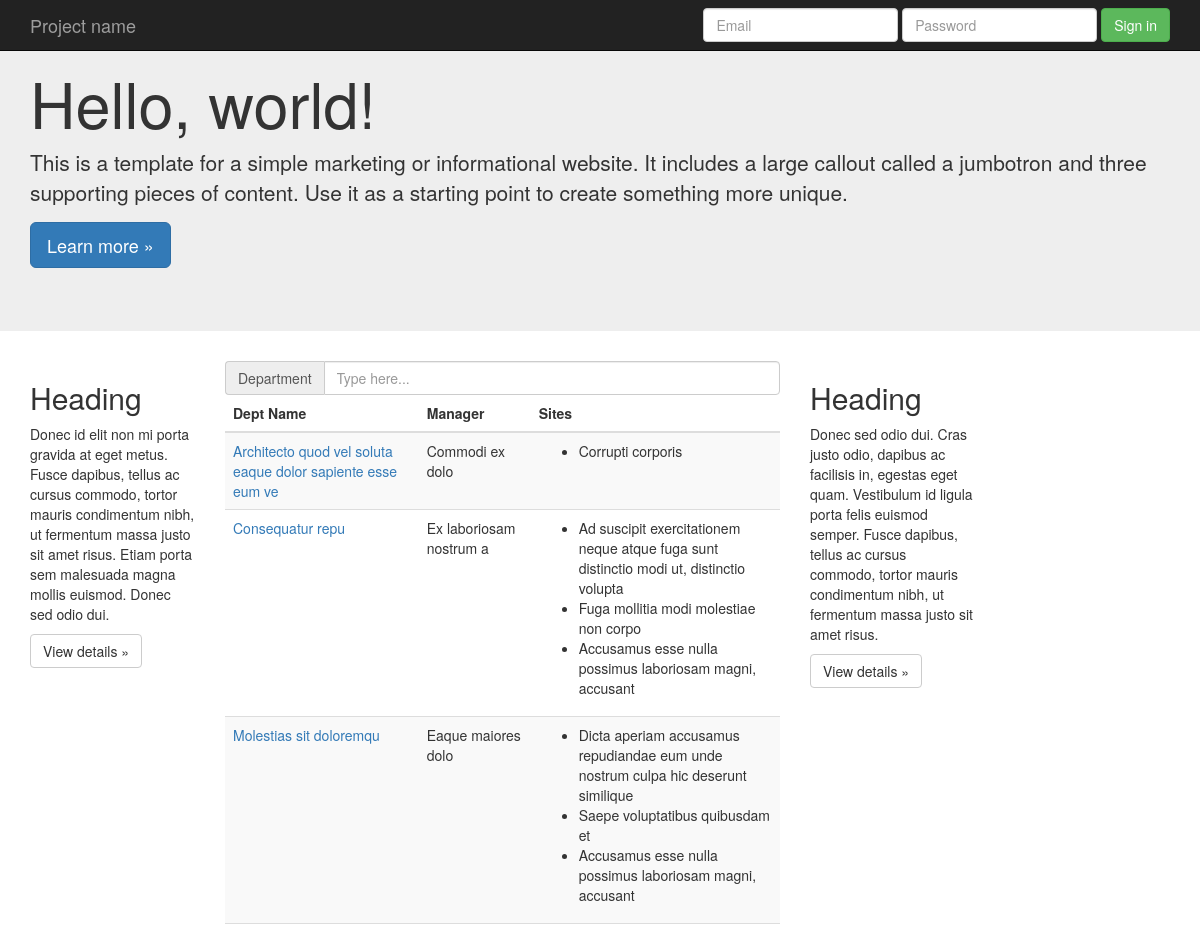
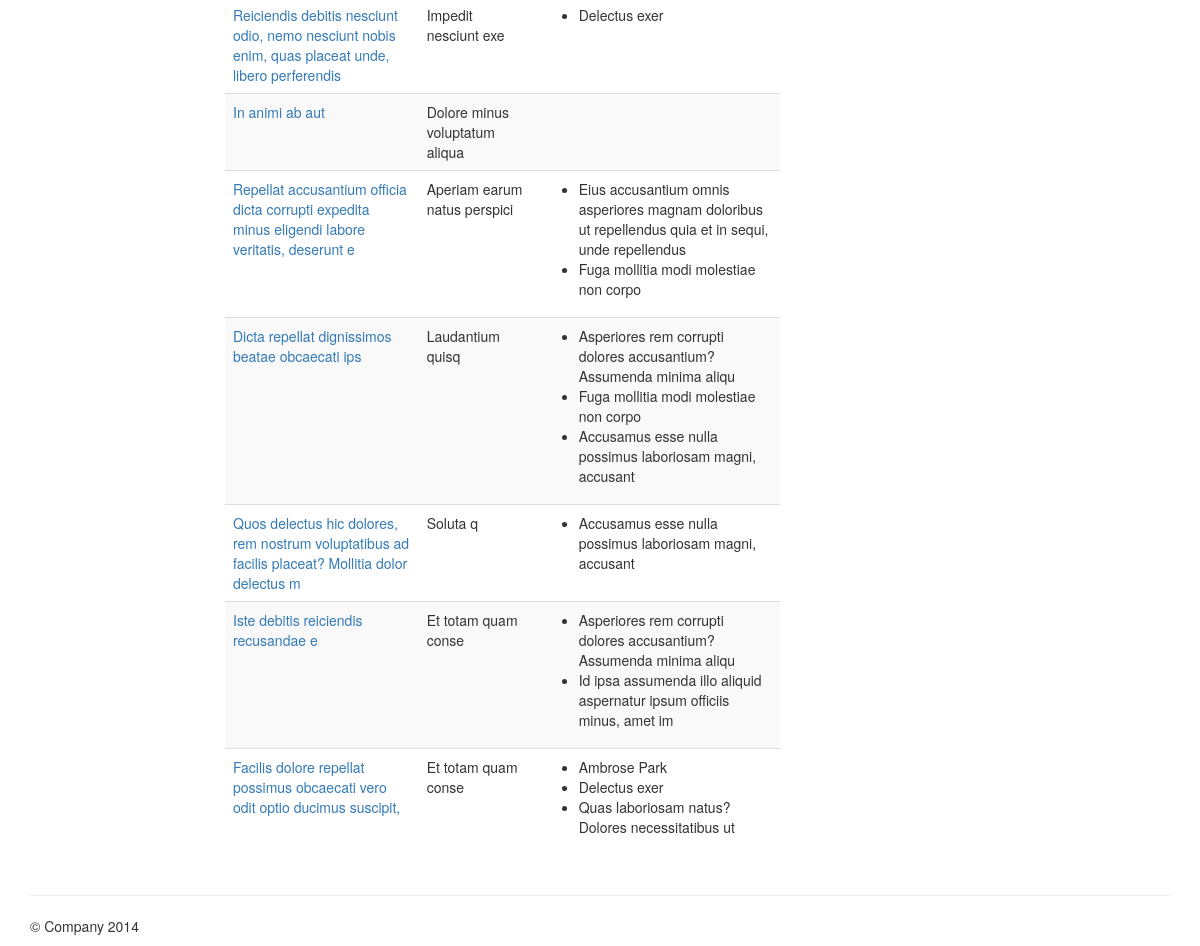
Screenshot of /departments/ with the database file from the repository (2 pictures, top to bottom).
### departments/models.py (models this page shows, shortened)
class department(AuthStampedModel, TimeStampedModel):
    name = models.CharField(max_length=100)
    manager = models.ForeignKey(User)
    sites = models.ManyToManyField(site)

### sites/models.py (models this page shows, shortened)
class site(AuthStampedModel, TimeStampedModel):
    name = models.CharField(max_length=100)
    manager = models.ForeignKey(User)
    reportGroup = models.ForeignKey(Group)

### departments/views.py (the view)
class IndexView(generic.ListView):
    model = department
    template_name = 'departments/index.html'
    context_object_name = 'department_list'
    def get_context_data(self, **kwargs):
        context = super(IndexView, self).get_context_data(**kwargs)
        context['all_sites'] = site.objects.values_list('name', flat=True)
        return context

### departments/templates/departments/index.html
{% extends "departments/base.html" %}
{% block content %}
<div class="input-group"> <span class="input-group-addon">Department</span>
    <input id="search" type="text" class="form-control" placeholder="Type here...">
</div>
<table id='depttable' class="table table-striped">
  <thead>
    <th>Dept Name</th>
    <th>Manager</th>
    <th>Sites</th>
  </thead>
  <tbody>
    {% for dept in department_list %}
      <tr class="searchable">
        <td><a href="/departments/{{ dept.id }}">{{ dept.name }}</a></td>
        <td>{{ dept.manager }}</td>
        <td>
          <ul>
          {% for site in dept.sites.all %}
            <li>{{ site.name }}</li>
          {% endfor %}
        </ul>
        </td>
      </tr>
    {% endfor %}
  </tbody>
</table>
{% endblock %}

### departments/templates/departments/base.html (shortened to what this page needs)
{% load staticfiles %}
<!DOCTYPE html>
<html lang="en">
  <head>
    <link href="/static/css/bootstrap.min.css" rel="stylesheet">
  </head>
  <body>
    <nav class="navbar navbar-inverse navbar-fixed-top">
      <div class="container">
        <div class="navbar-header">
          <a class="navbar-brand" href="#">Project name</a>
        </div>
        <div id="navbar" class="navbar-collapse collapse">
          <form class="navbar-form navbar-right">
            <div class="form-group">
              <input type="text" placeholder="Email" class="form-control">
            </div>
            <div class="form-group">
              <input type="password" placeholder="Password" class="form-control">
            </div>
            <button type="submit" class="btn btn-success">Sign in</button>
          </form>
        </div>
      </div>
    </nav>
    <div class="jumbotron">
      <div class="container">
        <h1>Hello, world!</h1>
        <p>This is a template for a simple marketing or informational website. It includes a large callout called a jumbotron and three supporting pieces of content. Use it as a starting point to create something more unique.</p>
        <p><a class="btn btn-primary btn-lg" href="#" role="button">Learn more &raquo;</a></p>
      </div>
    </div>
    <div class="container">
      <div class="row">
        <div class="col-md-2">
          <h2>Heading</h2>
          <p>Donec id elit non mi porta gravida at eget metus. Fusce dapibus, tellus ac cursus commodo, tortor mauris condimentum nibh, ut fermentum massa justo sit amet risus. Etiam porta sem malesuada magna mollis euismod. Donec sed odio dui. </p>
          <p><a class="btn btn-default" href="#" role="button">View details &raquo;</a></p>
        </div>
        <div class="col-md-6">
          {% block content %} {% endblock %}
        </div>
        <div class="col-md-2">
          <h2>Heading</h2>
          <p>Donec sed odio dui. Cras justo odio, dapibus ac facilisis in, egestas eget quam. Vestibulum id ligula porta felis euismod semper. Fusce dapibus, tellus ac cursus commodo, tortor mauris condimentum nibh, ut fermentum massa justo sit amet risus.</p>
          <p><a class="btn btn-default" href="#" role="button">View details &raquo;</a></p>
        </div>
      </div>
      <hr>
      <footer>
        <p>&copy; Company 2014</p>
      </footer>
    </div>
  </body>
</html>

### rows the page displays
department: name "Architecto quod vel soluta eaque dolor sapiente esse eum ve", manager "Commodi ex dolo"
site: name "Corrupti corporis"
department: name "Consequatur repu", manager "Ex laboriosam nostrum a"
site: name "Ad suscipit exercitationem neque atque fuga sunt distinctio modi ut, distinctio volupta"
site: name "Fuga mollitia modi molestiae non corpo"
site: name "Accusamus esse nulla possimus laboriosam magni, accusant"
department: name "Molestias sit doloremqu", manager "Eaque maiores dolo"
site: name "Dicta aperiam accusamus repudiandae eum unde nostrum culpa hic deserunt similique"
site: name "Saepe voluptatibus quibusdam et"
department: name "Reiciendis debitis nesciunt odio, nemo nesciunt nobis enim, quas placeat unde, libero perferendis", manager "Impedit nesciunt exe"
site: name "Delectus exer"
department: name "In animi ab aut", manager "Dolore minus voluptatum aliqua"
department: name "Repellat accusantium officia dicta corrupti expedita minus eligendi labore veritatis, deserunt e", manager "Aperiam earum natus perspici"
site: name "Eius accusantium omnis asperiores magnam doloribus ut repellendus quia et in sequi, unde repellendus"
department: name "Dicta repellat dignissimos beatae obcaecati ips", manager "Laudantium quisq"
site: name "Asperiores rem corrupti dolores accusantium? Assumenda minima aliqu"
department: name "Quos delectus hic dolores, rem nostrum voluptatibus ad facilis placeat? Mollitia dolor delectus m", manager "Soluta q"
department: name "Iste debitis reiciendis recusandae e", manager "Et totam quam conse"
site: name "Id ipsa assumenda illo aliquid aspernatur ipsum officiis minus, amet im"
department: name "Facilis dolore repellat possimus obcaecati vero odit optio ducimus suscipit,", manager "Et totam quam conse"
site: name "Ambrose Park"
site: name "Quas laboriosam natus? Dolores necessitatibus ut"
